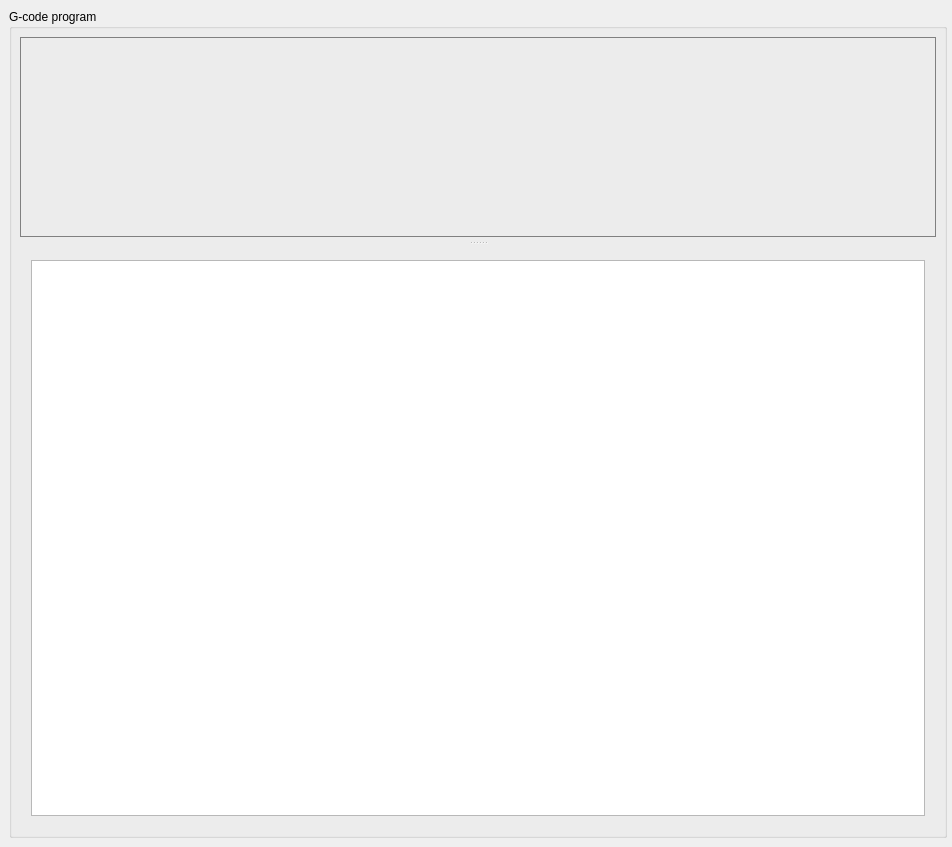
<?xml version="1.0" encoding="UTF-8"?>
<ui version="4.0">
 <class>testGlWindow</class>
 <widget class="QMainWindow" name="testGlWindow">
  <property name="geometry">
   <rect>
    <x>0</x>
    <y>0</y>
    <width>952</width>
    <height>847</height>
   </rect>
  </property>
  <property name="acceptDrops">
   <bool>true</bool>
  </property>
  <property name="windowTitle">
   <string>Candle</string>
  </property>
  <property name="windowIcon">
   <iconset>
    <normaloff>:/images/candle_256.png</normaloff>:/images/candle_256.png</iconset>
  </property>
  <property name="styleSheet">
   <string notr="true"/>
  </property>
  <widget class="QWidget" name="centralWidget">
   <layout class="QHBoxLayout" name="horizontalLayout_5" stretch="100">
    <property name="spacing">
     <number>9</number>
    </property>
    <property name="leftMargin">
     <number>9</number>
    </property>
    <property name="topMargin">
     <number>9</number>
    </property>
    <property name="rightMargin">
     <number>5</number>
    </property>
    <property name="bottomMargin">
     <number>9</number>
    </property>
    <item>
     <widget class="QGroupBox" name="grpProgram">
      <property name="title">
       <string>G-code program</string>
      </property>
      <property name="flat">
       <bool>false</bool>
      </property>
      <layout class="QVBoxLayout" name="verticalLayout_17" stretch="1">
       <property name="spacing">
        <number>7</number>
       </property>
       <property name="leftMargin">
        <number>8</number>
       </property>
       <property name="topMargin">
        <number>8</number>
       </property>
       <property name="rightMargin">
        <number>8</number>
       </property>
       <property name="bottomMargin">
        <number>8</number>
       </property>
       <item>
        <widget class="QSplitter" name="splitter">
         <property name="orientation">
          <enum>Qt::Vertical</enum>
         </property>
         <property name="handleWidth">
          <number>12</number>
         </property>
         <widget class="QWidget" name="frame" native="true">
          <property name="sizePolicy">
           <sizepolicy hsizetype="Preferred" vsizetype="Minimum">
            <horstretch>0</horstretch>
            <verstretch>0</verstretch>
           </sizepolicy>
          </property>
          <property name="minimumSize">
           <size>
            <width>0</width>
            <height>200</height>
           </size>
          </property>
          <property name="styleSheet">
           <string notr="true">border: 1px solid gray;</string>
          </property>
          <layout class="QVBoxLayout" name="verticalLayout_8">
           <property name="leftMargin">
            <number>1</number>
           </property>
           <property name="topMargin">
            <number>1</number>
           </property>
           <property name="rightMargin">
            <number>1</number>
           </property>
           <property name="bottomMargin">
            <number>1</number>
           </property>
          </layout>
         </widget>
         <widget class="QWidget" name="layoutWidget">
          <layout class="QVBoxLayout" name="verticalLayout_7">
           <property name="spacing">
            <number>9</number>
           </property>
           <item>
            <widget class="QTableView" name="tblProgram">
             <property name="font">
              <font>
               <pointsize>9</pointsize>
              </font>
             </property>
             <property name="contextMenuPolicy">
              <enum>Qt::CustomContextMenu</enum>
             </property>
             <property name="editTriggers">
              <set>QAbstractItemView::AnyKeyPressed|QAbstractItemView::DoubleClicked|QAbstractItemView::EditKeyPressed|QAbstractItemView::SelectedClicked</set>
             </property>
             <property name="selectionMode">
              <enum>QAbstractItemView::ContiguousSelection</enum>
             </property>
             <property name="selectionBehavior">
              <enum>QAbstractItemView::SelectRows</enum>
             </property>
             <property name="gridStyle">
              <enum>Qt::DashLine</enum>
             </property>
             <attribute name="horizontalHeaderMinimumSectionSize">
              <number>50</number>
             </attribute>
             <attribute name="horizontalHeaderHighlightSections">
              <bool>false</bool>
             </attribute>
             <attribute name="verticalHeaderVisible">
              <bool>false</bool>
             </attribute>
            </widget>
           </item>
          </layout>
         </widget>
        </widget>
       </item>
      </layout>
     </widget>
    </item>
   </layout>
  </widget>
  <widget class="QMenuBar" name="menuBar">
   <property name="geometry">
    <rect>
     <x>0</x>
     <y>0</y>
     <width>952</width>
     <height>21</height>
    </rect>
   </property>
  </widget>
 </widget>
 <layoutdefault spacing="6" margin="11"/>
 <tabstops>
  <tabstop>tblProgram</tabstop>
 </tabstops>
 <resources/>
 <connections/>
</ui>
